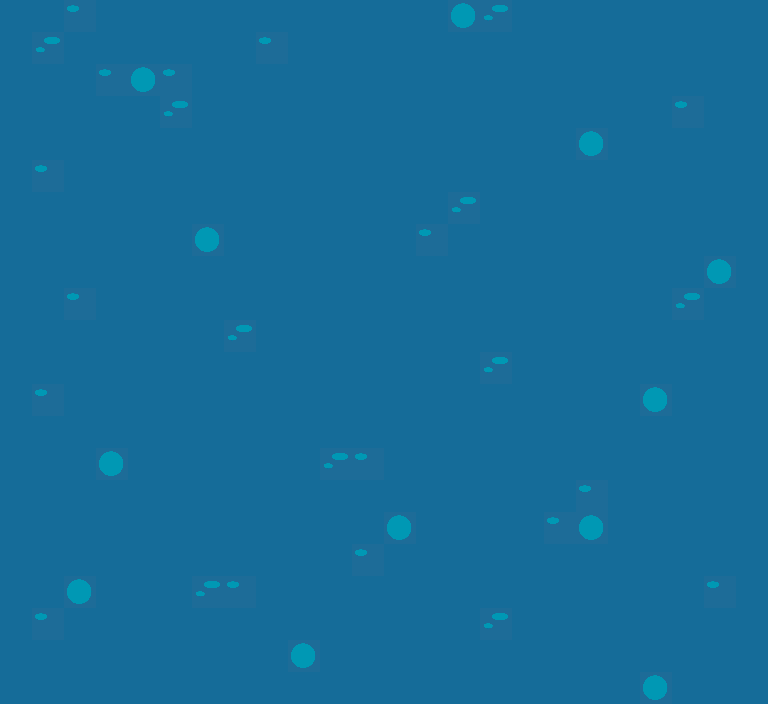

Tiled map render using the project's own tile images. Description and the whole map definition, tile-layer contents included, below:
An orthogonal 24x22 tile map with 32x32 px tiles, 2 tile layers (Background, Title).

<map version="1.0" orientation="orthogonal" renderorder="right-down" width="24" height="22" tilewidth="32" tileheight="32" nextobjectid="1">
 <tileset firstgid="1" name="terrain" tilewidth="32" tileheight="32" tilecount="483" columns="21">
  <image source="../Assets/Floor.png" width="672" height="736" />
 </tileset>
 <layer name="Background" width="24" height="22">
  <data encoding="csv">
323,323,323,323,323,323,323,323,323,323,323,323,323,323,323,323,323,323,323,323,323,323,323,323,
323,323,323,323,323,323,323,323,323,323,323,323,323,323,323,323,323,323,323,323,323,323,323,323,
323,323,323,0,0,323,323,323,323,323,323,323,323,323,323,323,323,323,323,323,323,323,323,323,
323,323,323,323,323,323,323,323,323,323,323,323,323,323,323,323,323,323,323,323,323,323,323,323,
323,323,323,323,323,323,323,323,323,323,323,323,323,323,323,323,323,323,323,323,323,323,323,323,
323,323,323,323,323,323,323,323,323,323,323,323,323,323,323,323,323,323,323,323,323,323,323,323,
323,323,323,323,323,323,323,323,323,323,323,323,323,323,323,323,323,323,323,323,323,323,323,323,
323,323,323,323,323,323,323,323,323,323,323,323,323,323,323,323,323,323,323,323,323,323,323,323,
323,323,323,323,323,323,323,323,323,323,323,323,323,323,323,323,323,323,323,323,323,323,323,323,
323,323,323,323,323,323,323,323,323,323,323,323,323,323,323,323,323,323,323,323,323,323,323,323,
323,323,323,323,323,323,323,323,323,323,323,323,323,323,323,323,323,323,323,323,323,323,323,323,
323,323,323,323,323,323,323,323,323,323,323,323,323,323,323,323,323,323,323,323,323,323,323,323,
323,323,323,323,323,323,323,323,323,323,323,323,323,323,323,323,323,323,323,323,323,323,323,323,
323,323,323,323,323,323,323,323,323,323,323,323,323,323,323,323,323,323,323,323,323,323,323,323,
323,323,323,323,323,323,323,323,323,323,323,323,323,323,323,323,323,323,323,323,323,323,323,323,
323,323,323,323,323,323,323,323,323,323,323,323,323,323,323,323,323,323,323,323,323,323,323,323,
323,323,323,323,323,323,323,323,323,323,323,323,323,323,323,323,323,323,323,323,323,323,323,323,
323,323,323,323,323,323,323,323,323,323,323,323,323,323,323,323,323,323,323,323,323,323,323,323,
323,323,323,323,323,323,323,323,323,323,323,323,323,323,323,323,323,323,323,323,323,323,323,323,
323,323,323,323,323,323,323,323,323,323,323,323,323,323,323,323,323,323,323,323,323,323,323,323,
323,323,323,323,323,323,323,323,323,323,323,323,323,323,323,323,323,323,323,323,323,323,323,323,
323,323,323,323,323,323,323,323,323,323,323,323,323,323,323,323,323,323,323,323,323,323,323,323
</data>
 </layer>
 <layer name="Title" width="24" height="22">
  <data encoding="csv">
0,0,361,0,0,0,0,0,0,0,0,0,0,0,362,363,0,0,0,0,0,0,0,0,
0,363,0,0,0,0,0,0,361,0,0,0,0,0,0,0,0,0,0,0,0,0,0,0,
0,0,0,361,362,361,0,0,0,0,0,0,0,0,0,0,0,0,0,0,0,0,0,0,
0,0,0,0,0,363,0,0,0,0,0,0,0,0,0,0,0,0,0,0,0,361,0,0,
0,0,0,0,0,0,0,0,0,0,0,0,0,0,0,0,0,0,362,0,0,0,0,0,
0,361,0,0,0,0,0,0,0,0,0,0,0,0,0,0,0,0,0,0,0,0,0,0,
0,0,0,0,0,0,0,0,0,0,0,0,0,0,363,0,0,0,0,0,0,0,0,0,
0,0,0,0,0,0,362,0,0,0,0,0,0,361,0,0,0,0,0,0,0,0,0,0,
0,0,0,0,0,0,0,0,0,0,0,0,0,0,0,0,0,0,0,0,0,0,362,0,
0,0,361,0,0,0,0,0,0,0,0,0,0,0,0,0,0,0,0,0,0,363,0,0,
0,0,0,0,0,0,0,363,0,0,0,0,0,0,0,0,0,0,0,0,0,0,0,0,
0,0,0,0,0,0,0,0,0,0,0,0,0,0,0,363,0,0,0,0,0,0,0,0,
0,361,0,0,0,0,0,0,0,0,0,0,0,0,0,0,0,0,0,0,362,0,0,0,
0,0,0,0,0,0,0,0,0,0,0,0,0,0,0,0,0,0,0,0,0,0,0,0,
0,0,0,362,0,0,0,0,0,0,363,361,0,0,0,0,0,0,0,0,0,0,0,0,
0,0,0,0,0,0,0,0,0,0,0,0,0,0,0,0,0,0,361,0,0,0,0,0,
0,0,0,0,0,0,0,0,0,0,0,0,362,0,0,0,0,361,362,0,0,0,0,0,
0,0,0,0,0,0,0,0,0,0,0,361,0,0,0,0,0,0,0,0,0,0,0,0,
0,0,362,0,0,0,363,361,0,0,0,0,0,0,0,0,0,0,0,0,0,0,361,0,
0,361,0,0,0,0,0,0,0,0,0,0,0,0,0,363,0,0,0,0,0,0,0,0,
0,0,0,0,0,0,0,0,0,362,0,0,0,0,0,0,0,0,0,0,0,0,0,0,
0,0,0,0,0,0,0,0,0,0,0,0,0,0,0,0,0,0,0,0,362,0,0,0
</data>
 </layer>
</map>
